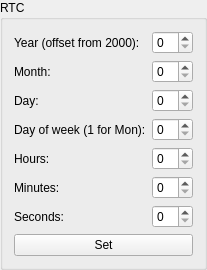
             <widget class="QGroupBox" name="RTCGroupBox">
              <property name="title">
               <string>RTC</string>
              </property>
              <layout class="QGridLayout" name="gridLayout_19">
               <item row="4" column="1">
                <widget class="QSpinBox" name="SatelliteConfig_RTC_Hours_SpinBox"/>
               </item>
               <item row="1" column="0">
                <widget class="QLabel" name="label_23">
                 <property name="text">
                  <string>Month:</string>
                 </property>
                </widget>
               </item>
               <item row="4" column="0">
                <widget class="QLabel" name="label_26">
                 <property name="text">
                  <string>Hours:</string>
                 </property>
                </widget>
               </item>
               <item row="0" column="1">
                <widget class="QSpinBox" name="SatelliteConfig_RTC_Year_SpinBox"/>
               </item>
               <item row="6" column="1">
                <widget class="QSpinBox" name="SatelliteConfig_RTC_Seconds_SpinBox"/>
               </item>
               <item row="2" column="0">
                <widget class="QLabel" name="label_24">
                 <property name="text">
                  <string>Day:</string>
                 </property>
                </widget>
               </item>
               <item row="2" column="1">
                <widget class="QSpinBox" name="SatelliteConfig_RTC_Day_SpinBox"/>
               </item>
               <item row="3" column="1">
                <widget class="QSpinBox" name="SatelliteConfig_RTC_DoW_SpinBox"/>
               </item>
               <item row="3" column="0">
                <widget class="QLabel" name="label_25">
                 <property name="text">
                  <string>Day of week (1 for Mon):</string>
                 </property>
                </widget>
               </item>
               <item row="0" column="0">
                <widget class="QLabel" name="label_22">
                 <property name="text">
                  <string>Year (offset from 2000):</string>
                 </property>
                </widget>
               </item>
               <item row="6" column="0">
                <widget class="QLabel" name="label_28">
                 <property name="text">
                  <string>Seconds:</string>
                 </property>
                </widget>
               </item>
               <item row="1" column="1">
                <widget class="QSpinBox" name="SatelliteConfig_RTC_Month_SpinBox"/>
               </item>
               <item row="5" column="0">
                <widget class="QLabel" name="label_27">
                 <property name="text">
                  <string>Minutes:</string>
                 </property>
                </widget>
               </item>
               <item row="5" column="1">
                <widget class="QSpinBox" name="SatelliteConfig_RTC_Minutes_SpinBox"/>
               </item>
               <item row="7" column="0" colspan="2">
                <widget class="QPushButton" name="SatelliteConfig_RTC_Set_Button">
                 <property name="text">
                  <string>Set</string>
                 </property>
                </widget>
               </item>
              </layout>
             </widget>
